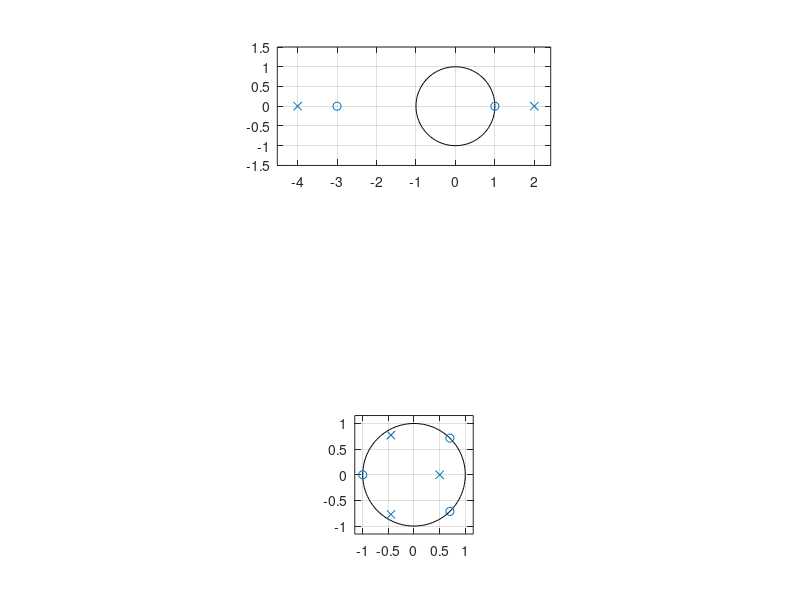

Recreate this plot in MATLAB. (Note: this script raises an error after producing the figure.)
 z1=[1,-3]';p1=[2,-4]';k=5;
[b1,a1]=zp2tf(z1,p1,k);
subplot(3,1,1),zplane(z1,p1);
num=[4,-1.6,-1.6,4];
den=[1,0.4,0.35,-0.4];
subplot(3,1,3),zplane(num,den);
num1=2;den1=[1,-1];
num2=-1;den2=[1,-0.5];
num3=1;den3=[1,0.5];
[nump,denp]=parallel(num1,den1,num2,den2);
[nump1,denp1]=parallel(nump,denp,num3,den3);
subplot(3,1,3),zplane(nump1,denp1);